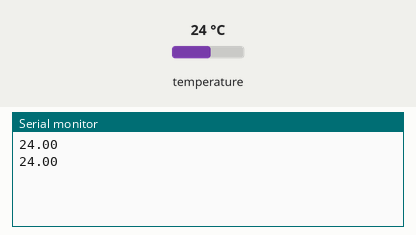
Recording of a sketch running on a simulated ESP8266 (Wemos D1 mini). Parts: the last lines printed to the serial monitor. The inputs (shaded band) are chosen by the test bench; at power-on: temperature 24 °C.

Above: at 2.8 s.
2.9 s: temperature set to 12 °C
At 4.3 s:
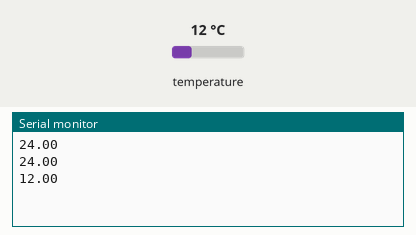
4.7 s: temperature set to 19 °C
At 6.5 s:
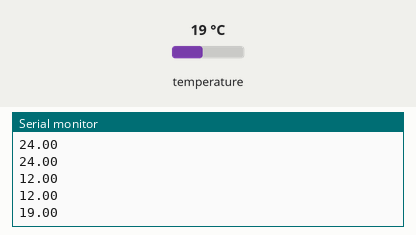
Timing chart, 0 to 8.0 s (numbered marks = the images above; inputs shaded):
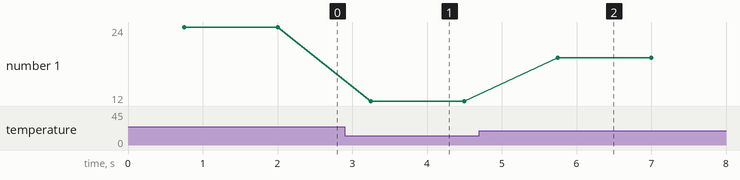

Measured:
- after the input at 2.9 s, the serial monitor: prints a new line after 0.35 s (image 1)
- after the input at 4.7 s, the serial monitor: prints a new line after 1.1 s (image 2)
- plotted number 1: 24 → 12 after the input at 2.9 s, 12 → 19 after the input at 4.7 s

The sketch:

temperatura.ino
```cpp
/*
    Install Library: https://github.com/matmunk/DS18B20
*/

#include <DS18B20.h>

DS18B20 ds(D2);
uint8_t dir[8];

void setup() {
  Serial.begin(115200);
}

void loop() {
  while (ds.selectNext()) {
    Serial.println(ds.getTempC());
  }
  delay(500);
}
```
